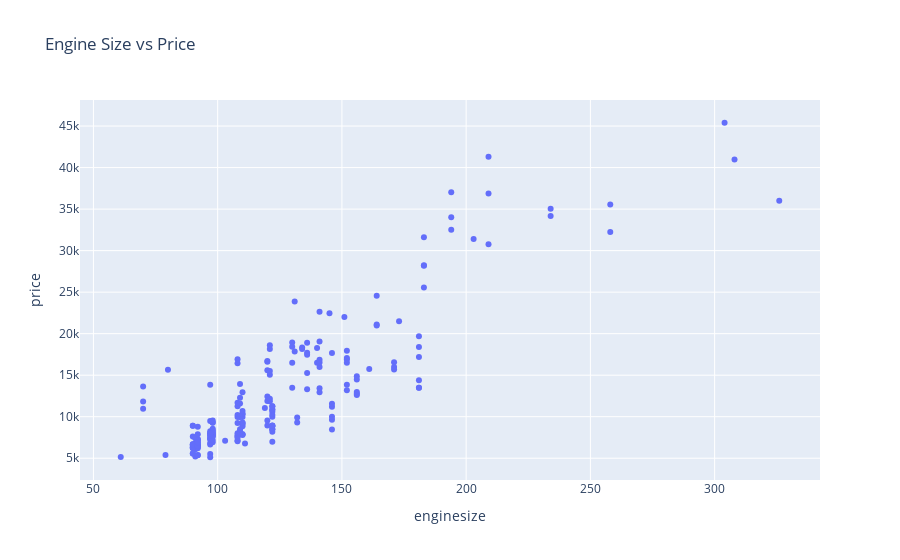

Write notebook code for a chart like this one.
### Code cell
fig = px.scatter(df, x='enginesize', y='price', title='Engine Size vs Price')
fig.show()

### Figure 1 — Plotly figure (JSON) as saved in the notebook; plotly's stock layout.template omitted (floating-point values rounded to 4 significant figures; data arrays with more than 128 entries replaced by an {"elided": "..."} marker saying what was removed)
{"data": [{"hovertemplate": "enginesize=%{x}<br>price=%{y}<extra></extra>", "legendgroup": "", "marker": {"color": "#636efa", "symbol": "circle"}, "mode": "markers", "name": "", "orientation": "v", "showlegend": false, "type": "scatter", "x": {"elided": "205 int values"}, "xaxis": "x", "y": {"elided": "205 float values"}, "yaxis": "y"}], "layout": {"legend": {"tracegroupgap": 0}, "title": {"text": "Engine Size vs Price"}, "xaxis": {"anchor": "y", "domain": [0, 1], "title": {"text": "enginesize"}}, "yaxis": {"anchor": "x", "domain": [0, 1], "title": {"text": "price"}}}}
